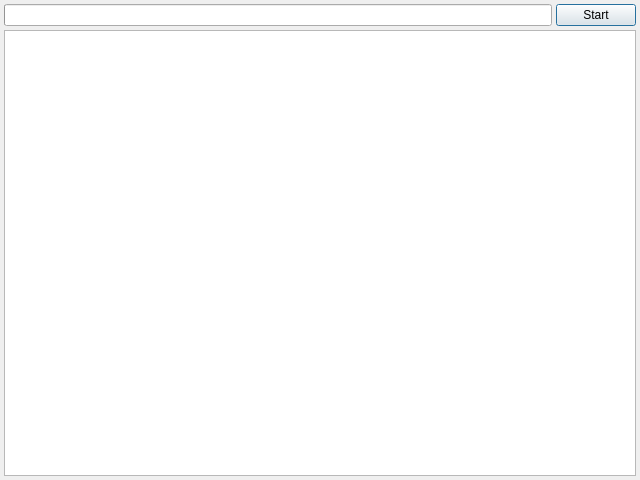
<?xml version="1.0" encoding="UTF-8"?>
<ui version="4.0">
 <class>MainWindow</class>
 <widget class="QMainWindow" name="MainWindow">
  <property name="geometry">
   <rect>
    <x>0</x>
    <y>0</y>
    <width>640</width>
    <height>480</height>
   </rect>
  </property>
  <property name="windowTitle">
   <string>okmarket.ru parser</string>
  </property>
  <widget class="QWidget" name="centralWidget">
   <layout class="QVBoxLayout" name="verticalLayout">
    <property name="spacing">
     <number>4</number>
    </property>
    <property name="leftMargin">
     <number>4</number>
    </property>
    <property name="topMargin">
     <number>4</number>
    </property>
    <property name="rightMargin">
     <number>4</number>
    </property>
    <property name="bottomMargin">
     <number>4</number>
    </property>
    <item>
     <layout class="QHBoxLayout" name="horizontalLayout">
      <property name="spacing">
       <number>4</number>
      </property>
      <item>
       <widget class="QProgressBar" name="progressBar"/>
      </item>
      <item>
       <widget class="QPushButton" name="startButton">
        <property name="text">
         <string>Start</string>
        </property>
        <property name="icon">
         <iconset resource="../../Resources.qrc">
          <normaloff>:/images/Start.png</normaloff>:/images/Start.png</iconset>
        </property>
        <property name="autoDefault">
         <bool>true</bool>
        </property>
        <property name="default">
         <bool>true</bool>
        </property>
       </widget>
      </item>
     </layout>
    </item>
    <item>
     <widget class="QPlainTextEdit" name="logTextEdit">
      <property name="readOnly">
       <bool>true</bool>
      </property>
     </widget>
    </item>
   </layout>
  </widget>
 </widget>
 <layoutdefault spacing="6" margin="11"/>
 <resources>
  <include location="../../Resources.qrc"/>
 </resources>
 <connections/>
</ui>
